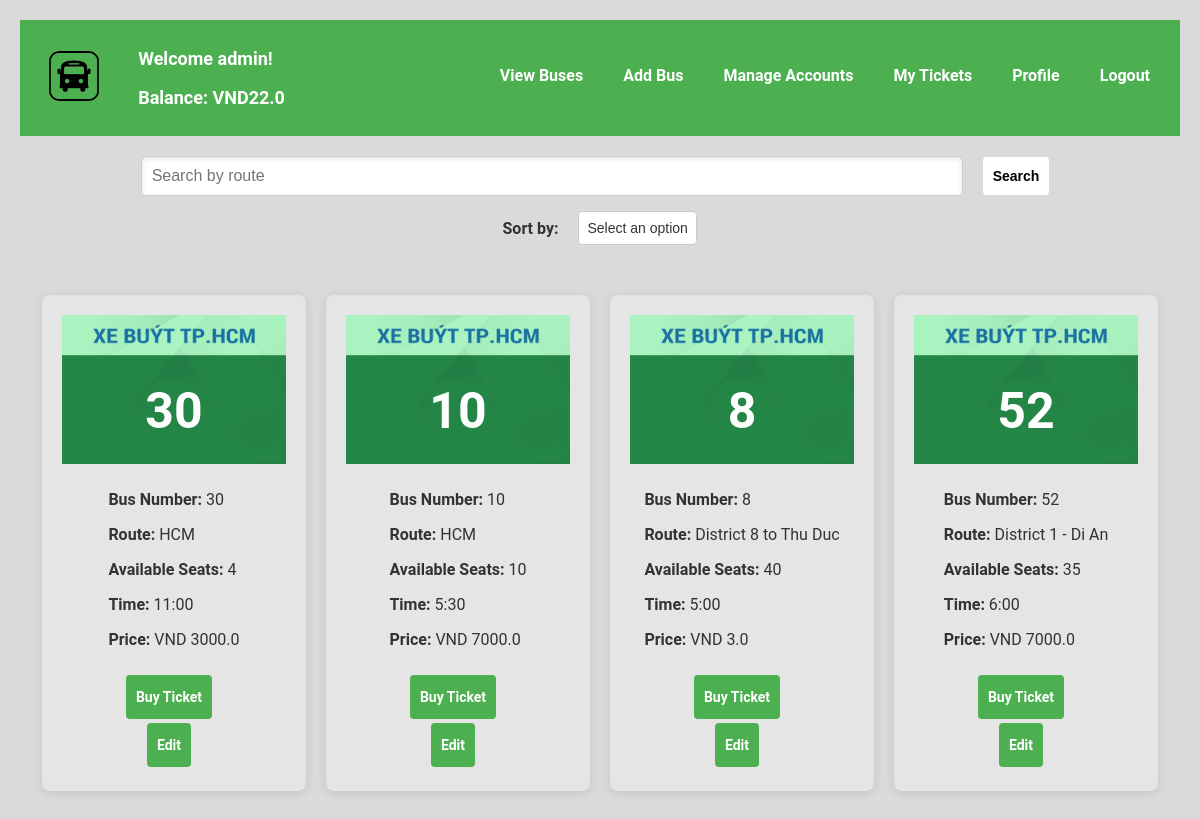
/view_buses (signed in), run on an earlier commit of the app's database.
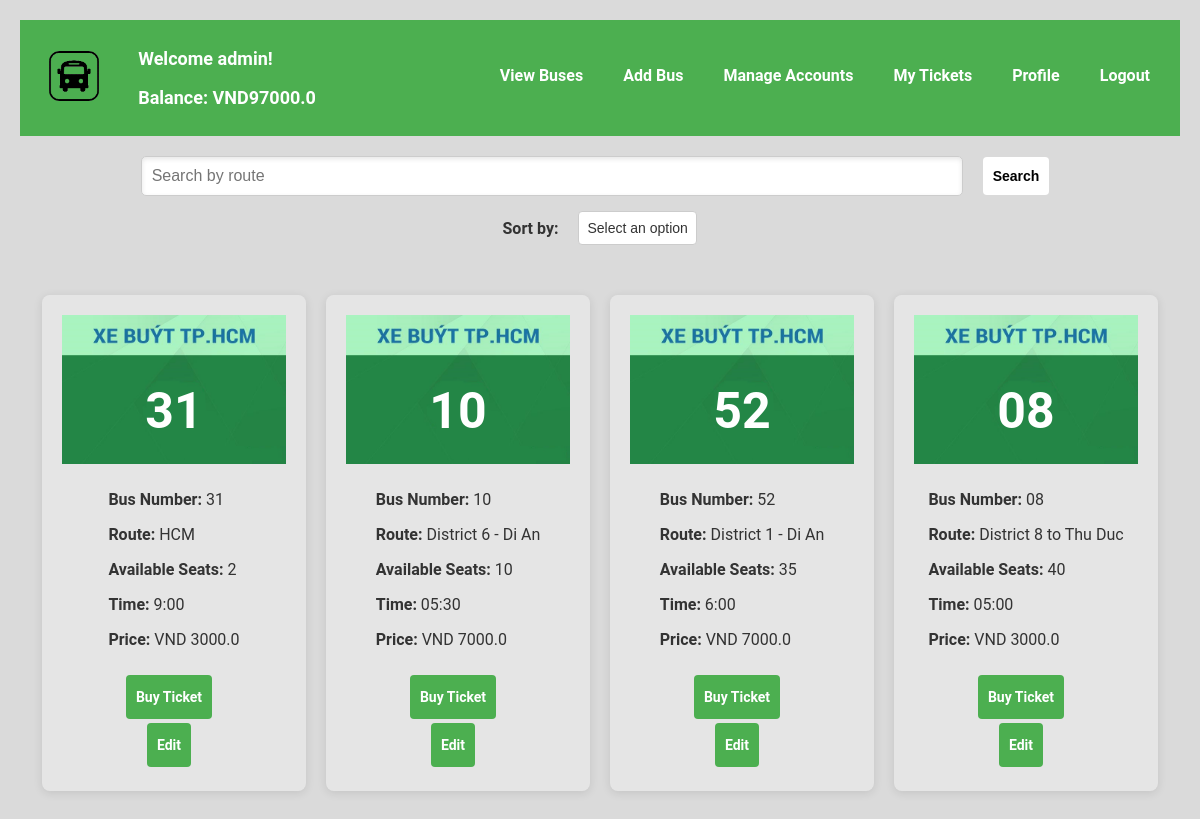
And on a later commit of the database.
### tables this page shows
CREATE TABLE users (
            id INTEGER PRIMARY KEY,
            username TEXT NOT NULL UNIQUE,
            password_hash TEXT NOT NULL
        , email TEXT, phone_number TEXT, gender TEXT, balance REAL DEFAULT 0.0, name TEXT);

CREATE TABLE buses (
            id INTEGER PRIMARY KEY,
            bus_number TEXT NOT NULL,
            route TEXT NOT NULL,
            total_seats INTEGER NOT NULL,
            available_seats INTEGER NOT NULL
        , time TEXT, price REAL DEFAULT 0.0);

### app.py (the view)
@app.route('/view_buses', methods=['GET', 'POST'])
def view_buses_route():
    user_id = session.get('user_id')
    if not user_id:
        flash('You need to log in to view buses.')
        return redirect(url_for('login'))
    user = UserDAO.get_user_by_id(user_id)
    sort_by = request.args.get('sort_by')
    search_query = request.form.get('search_query')
    buses = BusDAO.view_buses(sort_by=sort_by, search_query=search_query)
    balance = user[6]
    return render_template('view_buses.html', sort_by=sort_by,buses=buses, user=user, balance=balance)

### app.py (called while the page is built)
@app.before_request
def load_routes_into_trie():
    buses = BusDAO.view_buses()
    for bus in buses:
        trie.insert(bus[2])

### databases/bus_dao.py (called while the page is built)
    @staticmethod
    def view_buses(sort_by=None, search_query=None):
        conn = sqlite3.connect('bus_reservation.db')
        cursor = conn.cursor()
        query = 'SELECT * FROM buses'
        params = []
        if search_query:
            query += ' WHERE route LIKE ?'
            params.append(f'%{search_query}%')
        if sort_by:
            query += f' ORDER BY {sort_by}'
        cursor.execute(query, params)
        buses = cursor.fetchall()
        conn.close()
        return buses

### databases/user_dao.py (called while the page is built)
    @staticmethod
    def get_user_by_id(user_id):
        conn = sqlite3.connect('bus_reservation.db')
        cursor = conn.cursor()
        cursor.execute('SELECT * FROM users WHERE id = ?', (user_id,))
        user = cursor.fetchone()
        conn.close()
        return user

### trie.py (called while the page is built)
    def insert(self, word):
        node = self.root
        for char in word:
            if char not in node.children:
                node.children[char] = TrieNode()
            node = node.children[char]
        node.is_end_of_word = True

### templates/view_buses.html (shortened to what this page needs)
{% extends "base.html" %}
{% block content %}
<link rel="stylesheet" type="text/css" href="{{ url_for('static', filename='viewbus.css') }}">
<div class="container">
    <div class="search-sort-container">
        <form method="POST" action="{{ url_for('view_buses_route') }}" class="controls">
            <input type="text" id="search_query" name="search_query" placeholder="Search by route" class="input1" onkeyup="autocomplete()">
            <button type="submit" class="buttonBack">Search</button>
        </form>
        <form method="GET" action="{{ url_for('view_buses_route') }}" class="controls">
            <label for="sort_by" class="label">Sort by:</label>
            <select id="sort_by" name="sort_by" class="custom-dropdown" onchange="this.form.submit()">
                <option value="" disabled {% if not sort_by %}selected{% endif %}>Select an option</option>
            </select>
        </form>
    </div>
    <div class="buses-container">
        {% for bus in buses %}
        <div class="bus-container">
            <div class="bus-image">
                <img src="{{ url_for('static', filename='images/bus_image.jpg') }}" alt="Bus Image">
                <div class="text-overlay">{{ bus[1] }}</div>
            </div>
            <div class="bus-info">
                <p><strong>Bus Number:</strong> {{ bus[1] }}</p>
                <p><strong>Route:</strong> {{ bus[2] }}</p>
                <p><strong>Available Seats:</strong> {{ bus[4] }}</p>
                <p><strong>Time:</strong> {{ bus[5] }}</p>
                <p><strong>Price:</strong> VND {{ bus[6] }}</p>
            </div>
            <a href="{{ url_for('buy_ticket', bus_id=bus[0]) }}" class="button2">Buy Ticket</a>
            {% if user[1] == 'admin' %}
            <a href="{{ url_for('edit_bus', bus_id=bus[0]) }}" class="button2">Edit</a>
            {% endif %}
        </div>
        {% endfor %}
    </div>
</div>
{% endblock %}

### templates/base.html (shortened to what this page needs)
<!DOCTYPE html>
<html lang="en">
<head>
    <link rel="stylesheet" type="text/css" href="{{ url_for('static', filename='styles.css') }}">
</head>
<body>
    <div class="header">
        <a href="{{ url_for('index') }}">
            <img src="{{ url_for('static', filename='images/logo.png') }}" alt="Logo" class="logo">
        </a>
        <div class="header-content">
            <div class="welcome-message">
                {% if user %}
                    <p>Welcome {{ user[1] }}!</p>
                    <p>Balance: VND{{ balance }}</p>
                {% else %}
                    <p><strong>Welcome to the Bus Reservation System</strong></p>
                {% endif %}
            </div>
            <div class="button-container">
                <a href="{{ url_for('view_buses_route') }}" class="button">View Buses</a>
                {% if user and user[1] == 'admin' %}
                <a href="{{ url_for('add_bus_route') }}" class="button">Add Bus</a>
                <a href="{{ url_for('manage_accounts') }}" class="button">Manage Accounts</a>
                {% endif %}
                <a href="{{ url_for('my_tickets') }}" class="button">My Tickets</a>
                <a href="{{ url_for('profile') }}" class="button">Profile</a>
                {% if user %}
                    <a href="{{ url_for('logout') }}" class="button">Logout</a>
                {% else %}
                    <a href="{{ url_for('login') }}" class="button">Login</a>
                {% endif %}
            </div>
        </div>
    </div>
    <div class="content">
        {% block content %}{% endblock %}
    </div>
</body>
</html>

### static/styles.css (style rules this page uses)
body { font-family: 'Roboto', sans-serif; background-color: #f4f7f6; color: #333; margin: 0; padding: 20px; background-image: url('/static/images/background.jpg'); background-size: cover; background-position: center; }
.header { display: flex; align-items: center; padding: 10px; width: 100%; margin: 0; background-color: #4CAF50; box-sizing: border-box; }
.logo { height: 50px; }
.header-content { display: flex; align-items: center; flex-grow: 1; justify-content: space-between; }
.welcome-message { font-size: 18px; font-weight: bold; color: white; margin-left: 20px; }
.button-container { display: flex; gap: 10px; }
.button { padding: 10px; background-color: #4CAF50; color: white; border: none; border-color: white; border-top: 4px solid transparent; border-bottom: 4px solid transparent; cursor: pointer; font-size: 16px; font-weight: bold; margin-right: 10px; text-align: center; text-decoration: none; display: inline-block; box-sizing: border-box; }
.button2 { padding: 10px; background-color: #4CAF50; color: white; border: none; border-color: white; border-top: 1px solid transparent; border-bottom: 1px solid transparent; border-radius: 4px; cursor: pointer; font-size: 14px; font-weight: bold; margin-right: 10px; text-align: center; text-decoration: none; display: inline-block; box-sizing: border-box; }
.buttonBack { padding: 10px; background-color: white; color: black; border: none; border-color: white; border-top: 1px solid transparent; border-bottom: 1px solid transparent; border-radius: 4px; cursor: pointer; font-size: 14px; font-weight: bold; margin-right: 10px; text-align: center; text-decoration: none; display: inline-block; box-sizing: border-box; }
.content { padding: 20px; }

### static/viewbus.css (style rules this page uses)
body { font-family: 'Roboto', sans-serif; background-color: #f4f7f6; color: #333; margin: 0; padding: 20px; background-image: url('/static/images/background.jpg'); background-size: cover; background-position: center; }
.container { display: flex; flex-wrap: wrap; gap: 20px; justify-content: center; }
.controls { display: flex; align-items: center; gap: 10px; }
.search-sort-container { width: 100%; display: flex; flex-wrap: wrap; justify-content: center; align-items: center; gap: 15px; margin-bottom: 30px; }
.buses-container { display: flex; flex-wrap: wrap; gap: 20px; justify-content: center; width: 100%; }
.bus-container { background-color: rgba(255, 255, 255, 0.3); padding: 20px; border-radius: 8px; box-shadow: 0 2px 10px rgba(0, 0, 0, 0.1); width: 20%; text-align: left; display: flex; flex-direction: column; align-items: center; }
.bus-image { width: 100%; height: auto; border-radius: 8px; position: relative; display: inline-block; text-align: center; margin-bottom: 10px; }
.bus-image img { display: block; width: 100%; height: auto; }
.bus-image .text-overlay { position: absolute; top: 45%; left: 50%; transform: translateX(-50%); color: white; font-size: 50px; font-weight: bold; z-index: 1; }
.bus-info { margin-bottom: 10px; }
.button { padding: 10px; background-color: #4CAF50; color: white; border: none; border-color: white; border-top: 4px solid transparent; border-bottom: 4px solid transparent; cursor: pointer; font-size: 16px; font-weight: bold; margin-right: 10px; margin-bottom: 5px; text-align: center; text-decoration: none; display: inline-block; box-sizing: border-box; }
.button2 { padding: 10px; background-color: #4CAF50; color: white; border: none; border-color: white; border-top: 4px solid transparent; border-bottom: 4px solid transparent; border-radius: 4px; cursor: pointer; font-size: 14px; font-weight: bold; margin-right: 10px; margin-bottom: 4px; text-align: center; text-decoration: none; display: inline-block; box-sizing: border-box; }
select { padding: 8px; font-size: 14px; border: 1px solid #ccc; border-radius: 4px; background-color: white; cursor: pointer; }
.custom-dropdown { padding: 8px; font-size: 14px; border: 1px solid #ccc; background-color: white; color: #333; cursor: pointer; appearance: none; }
.custom-dropdown option { padding: 8px; background-color: white; color: #333; }
.label { font-size: 16px; font-weight: bold; color: #333; margin-right: 10px; display: inline-block; vertical-align: middle; }
.input1 { width: 800px; padding: 10px; font-size: 16px; border: 1px solid #ccc; border-radius: 5px; box-shadow: inset 0 2px 5px rgba(0, 0, 0, 0.1); outline: none; }

What changed in the data, as far as the page shows it:
removed buses: bus_number "8", route "District 8 to Thu Duc", available_seats "40", time "5:00", price "3.0"
changed users "admin": balance "22.0" → "97000.0"
changed buses "HCM": bus_number "30" → "31"; available_seats "4" → "2"; time "11:00" → "9:00"
changed buses: route "HCM" → "District 6 - Di An"; time "5:30" → "05:30"
added buses: bus_number "08", route "District 8 to Thu Duc", available_seats "40", time "05:00", price "3000.0"
